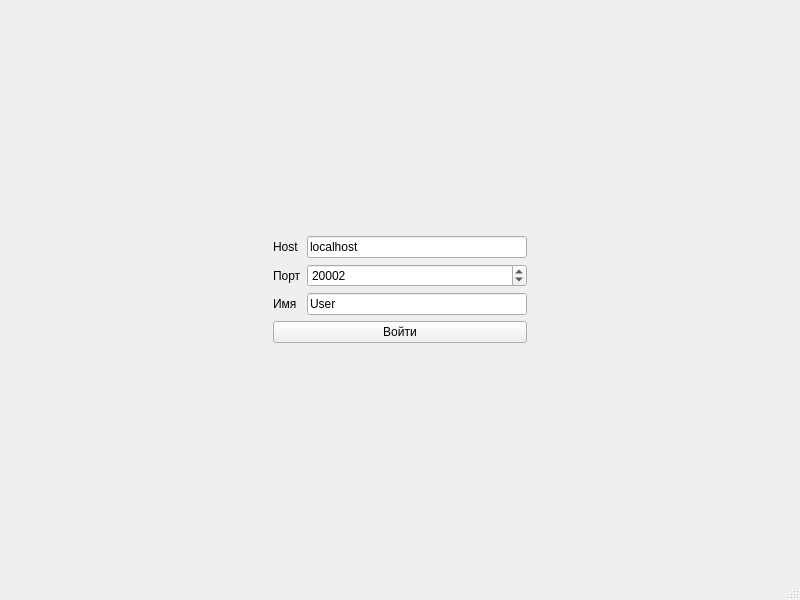
<?xml version="1.0" encoding="UTF-8"?>
<ui version="4.0">
 <class>MainWindow</class>
 <widget class="QMainWindow" name="MainWindow">
  <property name="geometry">
   <rect>
    <x>0</x>
    <y>0</y>
    <width>800</width>
    <height>600</height>
   </rect>
  </property>
  <property name="windowTitle">
   <string>Чат</string>
  </property>
  <widget class="QWidget" name="centralwidget">
   <layout class="QVBoxLayout" name="verticalLayout">
    <item>
     <widget class="QStackedWidget" name="stackedWidget">
      <property name="currentIndex">
       <number>2</number>
      </property>
      <widget class="QWidget" name="page">
       <layout class="QVBoxLayout" name="verticalLayout_2">
        <item>
         <widget class="QLabel" name="label_4">
          <property name="text">
           <string>Подключение к серверу...</string>
          </property>
          <property name="alignment">
           <set>Qt::AlignCenter</set>
          </property>
         </widget>
        </item>
       </layout>
      </widget>
      <widget class="QWidget" name="page_2">
       <layout class="QVBoxLayout" name="verticalLayout_3">
        <item>
         <widget class="QTextBrowser" name="textBrowser"/>
        </item>
        <item>
         <layout class="QHBoxLayout" name="horizontalLayout">
          <item>
           <widget class="QLineEdit" name="lineEdit_2"/>
          </item>
          <item>
           <widget class="QPushButton" name="pushButton_2">
            <property name="text">
             <string>Отправить сообщение</string>
            </property>
           </widget>
          </item>
         </layout>
        </item>
       </layout>
      </widget>
      <widget class="QWidget" name="page_3">
       <layout class="QHBoxLayout" name="horizontalLayout_2">
        <item>
         <spacer name="horizontalSpacer">
          <property name="orientation">
           <enum>Qt::Horizontal</enum>
          </property>
          <property name="sizeHint" stdset="0">
           <size>
            <width>40</width>
            <height>20</height>
           </size>
          </property>
         </spacer>
        </item>
        <item>
         <layout class="QVBoxLayout" name="verticalLayout_4">
          <item>
           <spacer name="verticalSpacer_2">
            <property name="orientation">
             <enum>Qt::Vertical</enum>
            </property>
            <property name="sizeHint" stdset="0">
             <size>
              <width>20</width>
              <height>40</height>
             </size>
            </property>
           </spacer>
          </item>
          <item>
           <layout class="QGridLayout" name="gridLayout">
            <item row="3" column="0">
             <widget class="QLabel" name="label_3">
              <property name="text">
               <string>Имя</string>
              </property>
             </widget>
            </item>
            <item row="1" column="0">
             <widget class="QLabel" name="label">
              <property name="text">
               <string>Host</string>
              </property>
             </widget>
            </item>
            <item row="2" column="0">
             <widget class="QLabel" name="label_2">
              <property name="text">
               <string>Порт</string>
              </property>
             </widget>
            </item>
            <item row="1" column="1">
             <widget class="QLineEdit" name="host">
              <property name="text">
               <string>localhost</string>
              </property>
             </widget>
            </item>
            <item row="3" column="1">
             <widget class="QLineEdit" name="name">
              <property name="text">
               <string>User</string>
              </property>
             </widget>
            </item>
            <item row="2" column="1">
             <widget class="QSpinBox" name="port">
              <property name="maximum">
               <number>65535</number>
              </property>
              <property name="value">
               <number>20002</number>
              </property>
             </widget>
            </item>
           </layout>
          </item>
          <item>
           <widget class="QPushButton" name="pushButton_3">
            <property name="text">
             <string>Войти</string>
            </property>
           </widget>
          </item>
          <item>
           <spacer name="verticalSpacer">
            <property name="orientation">
             <enum>Qt::Vertical</enum>
            </property>
            <property name="sizeHint" stdset="0">
             <size>
              <width>20</width>
              <height>40</height>
             </size>
            </property>
           </spacer>
          </item>
         </layout>
        </item>
        <item>
         <spacer name="horizontalSpacer_2">
          <property name="orientation">
           <enum>Qt::Horizontal</enum>
          </property>
          <property name="sizeHint" stdset="0">
           <size>
            <width>40</width>
            <height>20</height>
           </size>
          </property>
         </spacer>
        </item>
       </layout>
      </widget>
      <widget class="QWidget" name="page_4">
       <layout class="QVBoxLayout" name="verticalLayout_5">
        <item>
         <widget class="QLabel" name="error">
          <property name="text">
           <string>Error</string>
          </property>
          <property name="alignment">
           <set>Qt::AlignCenter</set>
          </property>
         </widget>
        </item>
       </layout>
      </widget>
     </widget>
    </item>
   </layout>
  </widget>
  <widget class="QMenuBar" name="menubar">
   <property name="geometry">
    <rect>
     <x>0</x>
     <y>0</y>
     <width>800</width>
     <height>21</height>
    </rect>
   </property>
  </widget>
  <widget class="QStatusBar" name="statusbar"/>
 </widget>
 <resources/>
 <connections/>
</ui>
